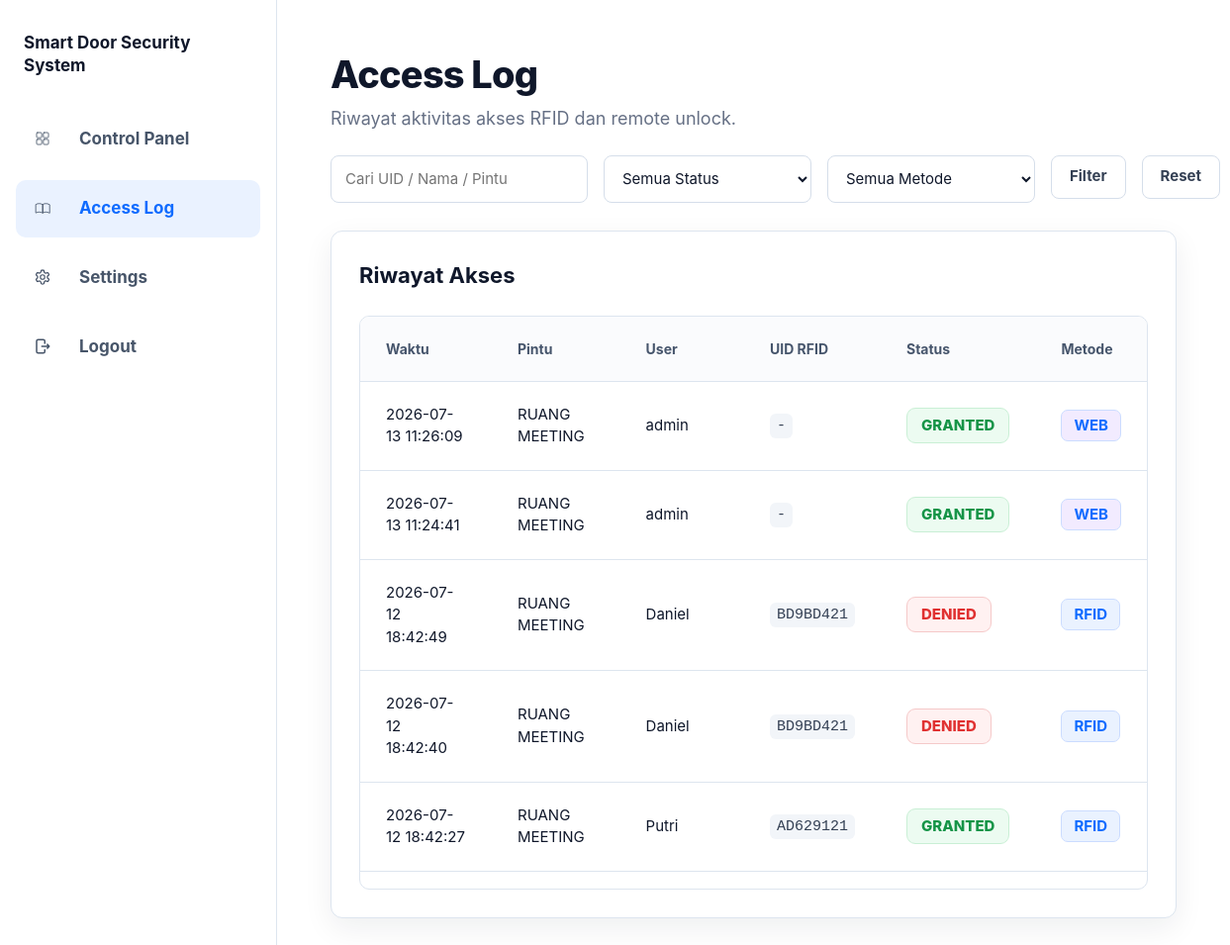
Page /logs.php (signed in) on the committed database.
### tables this page shows
CREATE TABLE `logs` (
  `id` int(11) NOT NULL,
  `device_id` varchar(64) NOT NULL,
  `device_name` varchar(128) DEFAULT NULL,
  `name` varchar(64) DEFAULT NULL,
  `uid` varchar(32) NOT NULL,
  `status` varchar(16) NOT NULL,
  `method` varchar(16) NOT NULL DEFAULT 'rfid',
  `time` datetime NOT NULL DEFAULT current_timestamp()
);

### app/helpers.php (called while the page is built, shortened)
<?php
require_once __DIR__ . '/database.php';
function e(mixed $value): string
{
    return htmlspecialchars((string)$value, ENT_QUOTES, 'UTF-8');
}

### app/database.php (called while the page is built, shortened)
<?php
function db(): mysqli
{
    $config = require dirname(__DIR__) . '/config/database.php';
    $ports = array_values(array_unique(array_map('intval', $config['ports'] ?? [3306])));
    $lastError = 'Database tidak dapat terhubung.';
    foreach ($ports as $port) {
        try {
            $connection = new mysqli(
                (string)$config['host'],
                (string)$config['user'],
                (string)$config['password'],
                (string)$config['database'],
                $port
            );
            $connection->set_charset('utf8mb4');
            $connection->query("SET time_zone = '+07:00'");
            return $connection;
        } catch (Throwable $error) {
            $lastError = $error->getMessage();
        }
    }
    throw new RuntimeException($lastError);
}

### public/logs.php (the view, shortened to what this page needs)
<?php
$q = trim((string)($_GET['q'] ?? ''));
$sql = 'SELECT time AS created_at, device_name, name AS user_name, uid, status, method FROM logs';
$sql .= ' ORDER BY time DESC LIMIT 80';
$stmt = db()->prepare($sql);
$stmt->execute();
$logs = $stmt->get_result()->fetch_all(MYSQLI_ASSOC);
?>
<!doctype html>
<html lang="id">
<head>
  <link rel="stylesheet" href="assets/css/app.css">
</head>
<body>
<div class="app">
  <aside class="sidebar">
    <div class="brand">
      <strong>Smart Door Security System</strong>
    </div>
    <nav>
      <a href="index.php"><img src="assets/icons/grid-svgrepo-com.svg" class="nav-icon" alt="CP"> <span>Control Panel</span></a>
      <a class="active" href="logs.php"><img src="assets/icons/book-svgrepo-com.svg" class="nav-icon" alt="Log"> <span>Access Log</span></a>
      <a href="settings.php"><img src="assets/icons/settings-svgrepo-com.svg" class="nav-icon" alt="Set"> <span>Settings</span></a>
      <a href="logout.php" data-confirm="Apakah Anda yakin ingin logout?"><img src="assets/icons/logout-svgrepo-com.svg" class="nav-icon" alt="Out"> <span>Logout</span></a>
    </nav>
  </aside>
  <main class="content">
    <header class="page-header compact">
      <div><h1>Access Log</h1><p>Riwayat aktivitas akses RFID dan remote unlock.</p></div>
    </header>
    <form class="filters" method="get">
      <input name="q" value="<?= e($q) ?>" placeholder="Cari UID / Nama / Pintu">
      <select name="status">
        <option value="">Semua Status</option>
      </select>
      <select name="method">
        <option value="">Semua Metode</option>
      </select>
      <button class="btn outline">Filter</button>
      <a class="btn outline" href="logs.php">Reset</a>
    </form>
    <section class="card">
      <h2>Riwayat Akses</h2>
      <div class="table-wrap log-table">
        <table>
          <thead><tr><th>Waktu</th><th>Pintu</th><th>User</th><th>UID RFID</th><th>Status</th><th>Metode</th></tr></thead>
          <tbody>
          <?php foreach ($logs as $log): ?>
            <tr>
              <td><?= e($log['created_at']) ?></td>
              <td><?= e($log['device_name'] ?: '-') ?></td>
              <td><?= e($log['user_name'] ?: 'Unknown User') ?></td>
              <td><code><?= e($log['method'] === 'web' ? '-' : ($log['uid'] ?: '-')) ?></code></td>
              <td><span class="pill <?= strtolower((string)$log['status']) ?>"><?= e($log['status']) ?></span></td>
              <td><span class="source <?= e($log['method']) ?>"><?= strtoupper(e($log['method'])) ?></span></td>
            </tr>
          <?php endforeach; ?>
          </tbody>
        </table>
      </div>
    </section>
  </main>
</div>
</body>
</html>

### public/assets/css/app.css (style rules this page uses)
:root { --blue:#0f6bff;--blue-dark:#0755d6;--text:#0f172a;--muted:#667085;--line:#dde5ef;--green:#159447;--red:#e03131;--shadow:0 10px 30px rgba(15,23,42,.07) }
* { box-sizing:border-box }
body { margin:0;background:#fff;color:var(--text);font:15px/1.5 Inter,ui-sans-serif,system-ui,-apple-system,"Segoe UI",sans-serif }
a { text-decoration:none;color:inherit }
button,input,select { font:inherit }
.app { min-height:100vh;display:grid;grid-template-columns:280px 1fr }
.sidebar { border-right:1px solid var(--line);padding:32px 16px;display:flex;flex-direction:column;background:#fff }
.brand { display:flex;align-items:center;gap:12px;margin:0 8px 34px }
.brand strong { font-size:17px;line-height:1.35 }
nav { display:grid;gap:12px }
nav a { height:58px;display:flex;align-items:center;gap:18px;padding:0 18px;border-radius:10px;color:#475569;font-weight:650;font-size:17px }
nav a.active,nav a:hover { background:#eaf2ff;color:var(--blue) }
.content { padding:54px 54px 70px;min-width:0 }
.page-header { display:flex;align-items:flex-start;justify-content:space-between;gap:24px;margin-bottom:34px }
.page-header.compact { margin-bottom:24px }
h1 { font-size:38px;line-height:1.15;margin:0 0 8px;font-weight:800;letter-spacing:-.8px }
.page-header p { margin:0;color:var(--muted);font-size:18px }
.card { background:#fff;border:1px solid var(--line);border-radius:12px;box-shadow:var(--shadow);padding:28px;margin-bottom:26px }
.card h2 { margin:0 0 24px;font-size:22px }
.table-wrap { border:1px solid var(--line);border-radius:10px;overflow:auto }
table { width:100%;border-collapse:collapse }
th,td { padding:22px 26px;border-bottom:1px solid var(--line);text-align:left;vertical-align:middle }
th { background:#fafbfd;color:#46556c;font-size:14px;font-weight:750 }
code { background:#f2f5f9;border-radius:6px;padding:4px 7px;color:#344054 }
.btn { height:44px;display:inline-flex;align-items:center;justify-content:center;gap:8px;padding:0 18px;border:1px solid transparent;border-radius:8px;cursor:pointer;font-weight:700;background:#fff;white-space:nowrap }
.btn.outline { border-color:#d5deea;color:#344054 }
.pill { height:36px;display:inline-flex;align-items:center;gap:9px;padding:0 14px;border-radius:9px;font-weight:800 }
.pill.online,.pill.granted { background:#ecfbf1;border:1px solid #c9efd5;color:var(--green) }
.pill.offline,.pill.denied { background:#fff1f1;border:1px solid #f5c9c9;color:var(--red) }
.source { height:32px;display:inline-flex;align-items:center;padding:0 12px;border-radius:7px;font-weight:750 }
.source.rfid { background:#eaf2ff;color:#0f6bff;border:1px solid #cbdcff }
.source.web { background:#f2ebff;color:#0f6bff;border:1px solid #cbdcff }
.filters { display:grid;grid-template-columns:minmax(260px,1fr) 210px 210px auto auto;gap:16px;margin-bottom:28px }
input,select { width:100%;height:48px;border:1px solid #d5deea;border-radius:8px;background:#fff;color:var(--text);padding:0 14px;outline:none }
.log-table { max-height:580px }

### public/logs.php (style rules this page uses)
.nav-icon { width: 18px; height: 18px; vertical-align: middle; margin-right: 10px; position: relative; top: -1px; }

### rows in the picture
logs: time "2026-07-13 11:26:09", device_name "RUANG MEETING", name "admin", method "-", status "GRANTED", method "WEB"
logs: time "2026-07-13 11:24:41", device_name "RUANG MEETING", name "admin", method "-", status "GRANTED", method "WEB"
logs: time "2026-07-12 18:42:49", device_name "RUANG MEETING", name "Daniel", uid "BD9BD421", status "DENIED", method "RFID"
logs: time "2026-07-12 18:42:40", device_name "RUANG MEETING", name "Daniel", uid "BD9BD421", status "DENIED", method "RFID"
logs: time "2026-07-12 18:42:27", device_name "RUANG MEETING", name "Putri", uid "AD629121", status "GRANTED", method "RFID"
